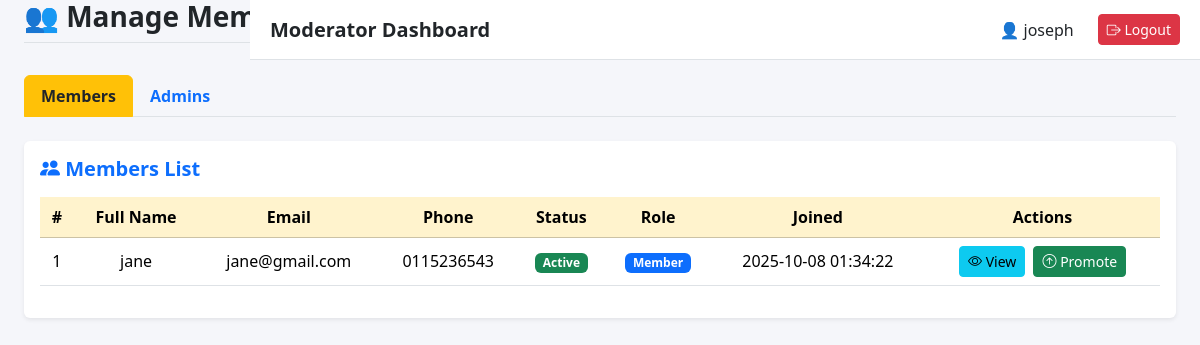
The app's page /moderator/members.php (signed in) with its own data.
### tables this page shows
CREATE TABLE `moderators` (
  `moderator_id` int(11) NOT NULL,
  `name` varchar(100) NOT NULL,
  `email` varchar(100) NOT NULL,
  `password` varchar(255) NOT NULL,
  `role` enum('moderator') DEFAULT 'moderator',
  `created_at` timestamp NOT NULL DEFAULT current_timestamp(),
  `status` enum('active','inactive') NOT NULL DEFAULT 'active'
);

CREATE TABLE `members` (
  `member_id` int(11) NOT NULL,
  `full_name` varchar(100) NOT NULL,
  `email` varchar(100) NOT NULL,
  `password` varchar(255) NOT NULL,
  `phone` varchar(20) DEFAULT NULL,
  `address` varchar(255) DEFAULT NULL,
  `status` enum('active','inactive') DEFAULT 'active',
  `created_at` datetime DEFAULT current_timestamp(),
  `profile_image` varchar(255) DEFAULT NULL,
  `role` enum('member','moderator','admin') NOT NULL DEFAULT 'member'
);

### moderator/members.php (the view, shortened to what this page needs)
<?php
include_once 'includes/mod_header.php';
$members = $conn->query("SELECT * FROM members WHERE role='member' ORDER BY full_name ASC");
?>
<div class="container-fluid px-4">
    <div class="d-flex justify-content-between align-items-center mb-4">
        <h3 class="fw-bold text-dark border-bottom pb-2">👥 Manage Members & Admins</h3>
        <a href="add_member.php" class="btn btn-success fw-semibold">
        </a>
    </div>
    <ul class="nav nav-tabs" id="memberTabs" role="tablist">
        <li class="nav-item" role="presentation">
            <button class="nav-link active fw-semibold" id="members-tab" data-bs-toggle="tab" data-bs-target="#members" type="button" role="tab">Members</button>
        </li>
        <li class="nav-item" role="presentation">
            <button class="nav-link fw-semibold" id="admins-tab" data-bs-toggle="tab" data-bs-target="#admins" type="button" role="tab">Admins</button>
        </li>
    </ul>
    <div class="tab-content mt-4" id="memberTabsContent">
        <div class="tab-pane fade show active" id="members" role="tabpanel">
            <div class="card shadow-sm border-0">
                <div class="card-body">
                    <h5 class="fw-bold text-primary mb-3"><i class="bi bi-people-fill"></i> Members List</h5>
                    <div style="max-height: 600px; overflow-y: auto;">
                        <table class="table table-hover align-middle text-center">
                            <thead class="table-warning">
                                <tr>
                                    <th>#</th>
                                    <th>Full Name</th>
                                    <th>Email</th>
                                    <th>Phone</th>
                                    <th>Status</th>
                                    <th>Role</th>
                                    <th>Joined</th>
                                    <th>Actions</th>
                                </tr>
                            </thead>
                            <tbody>
                                <?php
                                if ($members->num_rows > 0) {
                                    $count = 1;
                                    while ($m = $members->fetch_assoc()) {
                                        $statusBadge = $m['status'] === 'active' ? 'bg-success' : 'bg-secondary';
                                ?>
                                <tr>
                                    <td><?= $count++ ?></td>
                                    <td><?= htmlspecialchars($m['full_name']) ?></td>
                                    <td><?= htmlspecialchars($m['email']) ?></td>
                                    <td><?= htmlspecialchars($m['phone']) ?></td>
                                    <td><span class="badge <?= $statusBadge ?>"><?= ucfirst($m['status']) ?></span></td>
                                    <td><span class="badge bg-primary"><?= ucfirst($m['role']) ?></span></td>
                                    <td><?= htmlspecialchars($m['created_at']) ?></td>
                                    <td>
                                        <button class="btn btn-sm btn-info me-1 viewProfile" data-id="<?= $m['member_id'] ?>">
                                            <i class="bi bi-eye"></i> View
                                        </button>
                                        <button class="btn btn-sm btn-success" data-bs-toggle="modal" data-bs-target="#confirmModal"
                                            data-member-id="<?= $m['member_id'] ?>" data-action="promote"
                                            data-name="<?= htmlspecialchars($m['full_name']) ?>">
                                            <i class="bi bi-arrow-up-circle"></i> Promote
                                        </button>
                                    </td>
                                </tr>
                                <?php } } else { ?>
                                <tr><td colspan="8" class="text-muted">No members found.</td></tr>
                                <?php } ?>
                            </tbody>
                        </table>
                    </div>
                </div>
            </div>
        </div>
    </div>
</div>
<?php include_once 'includes/mod_footer.php'; ?>

### moderator/includes/mod_header.php (shortened to what this page needs)
<?php
require_once __DIR__ . '/../../includes/db.php';
$moderator_id = (int) $_SESSION['moderator_id'];
$moderator = null;
if (isset($conn)) {
    $stmt = $conn->prepare('SELECT moderator_id, name, email, role FROM moderators WHERE moderator_id = ? LIMIT 1');
    $stmt->bind_param('i', $moderator_id);
    $stmt->execute();
    $moderator = $stmt->get_result()->fetch_assoc() ?: null;
}
?>
<!doctype html>
<html lang="en">
<head>
<link href="https://cdn.jsdelivr.net/npm/bootstrap@5.3.3/dist/css/bootstrap.min.css" rel="stylesheet">
<link href="https://cdn.jsdelivr.net/npm/bootstrap-icons@1.11.3/font/bootstrap-icons.css" rel="stylesheet">
</head>
<body>
<div class="topbar d-flex justify-content-between align-items-center">
    <div class="d-flex align-items-center gap-2">
        <h5 class="mb-0 fw-bold text-dark">Moderator Dashboard</h5>
    </div>
    <div class="d-flex align-items-center gap-2">
        <span class="me-3 d-flex align-items-center">
            <?php $profile_img = "../uploads/profiles/moderator_$moderator_id.png"; if (file_exists($profile_img)): ?><img src="<?php echo $profile_img; ?>" alt="Profile" style="height: 30px; width: 30px; border-radius: 50%; margin-right: 5px;"><?php else: ?>👤<?php endif; ?>
            <?= htmlspecialchars($moderator['name']); ?>
        </span>
        <a href="../logout.php" class="btn btn-sm btn-danger"><i class="bi bi-box-arrow-right"></i> Logout</a>
    </div>
</div>

### moderator/includes/mod_header.php (style rules this page uses)
body { font-family: 'Segoe UI', Tahoma, Geneva, Verdana, sans-serif; background-color: #f5f6fa; margin: 0; padding: 0; }
.topbar { height: 60px; background: #fff; border-bottom: 1px solid #dee2e6; padding: 10px 20px; position: fixed; top: 0; left: 250px; right: 0; display: flex; justify-content: space-between; align-items: center; z-index: 1050; transition: left 0.3s ease; }

### moderator/members.php (style rules this page uses)
.table th, .table td { vertical-align: middle !important; }
.btn { transition: 0.2s ease-in-out; }
.nav-tabs .nav-link.active { background-color: #ffc107 !important; color: #212529 !important; border-color: #ffc107 !important; }

### records on screen
moderators: name "joseph"
members: full_name "jane", email "jane@gmail.com", phone "0115236543", status "Active", role "Member", created_at "2025-10-08 01:34:22"
